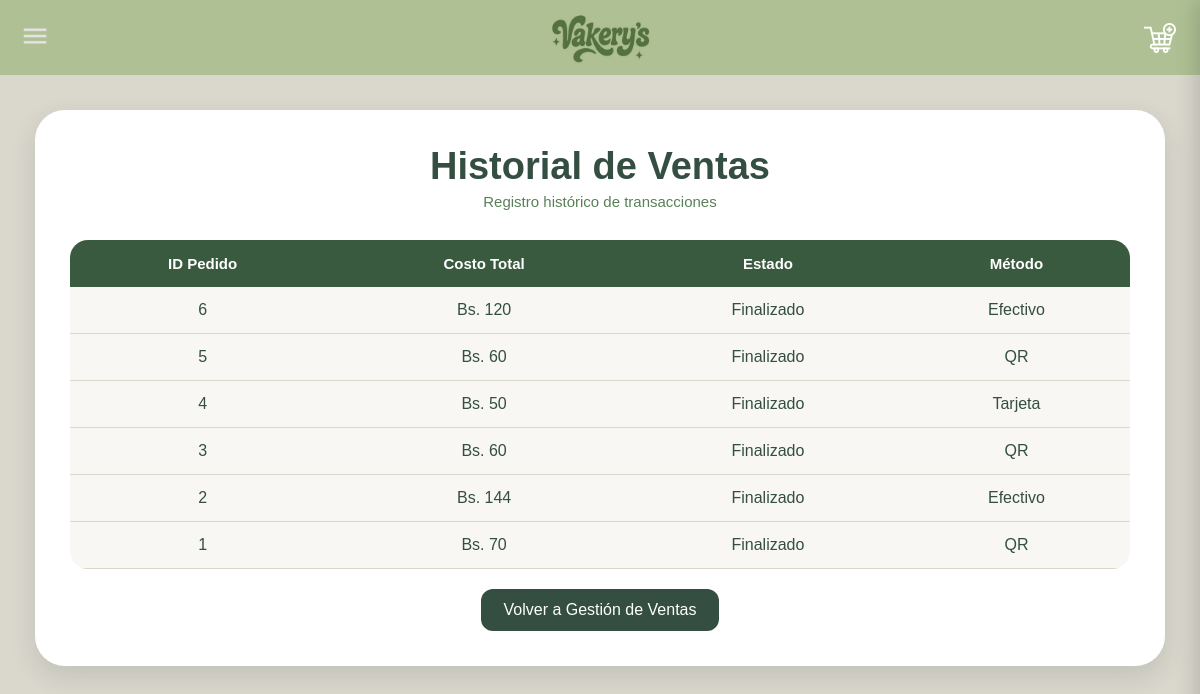
/ventas/historialVentas.php, run on an earlier commit of the app's database.
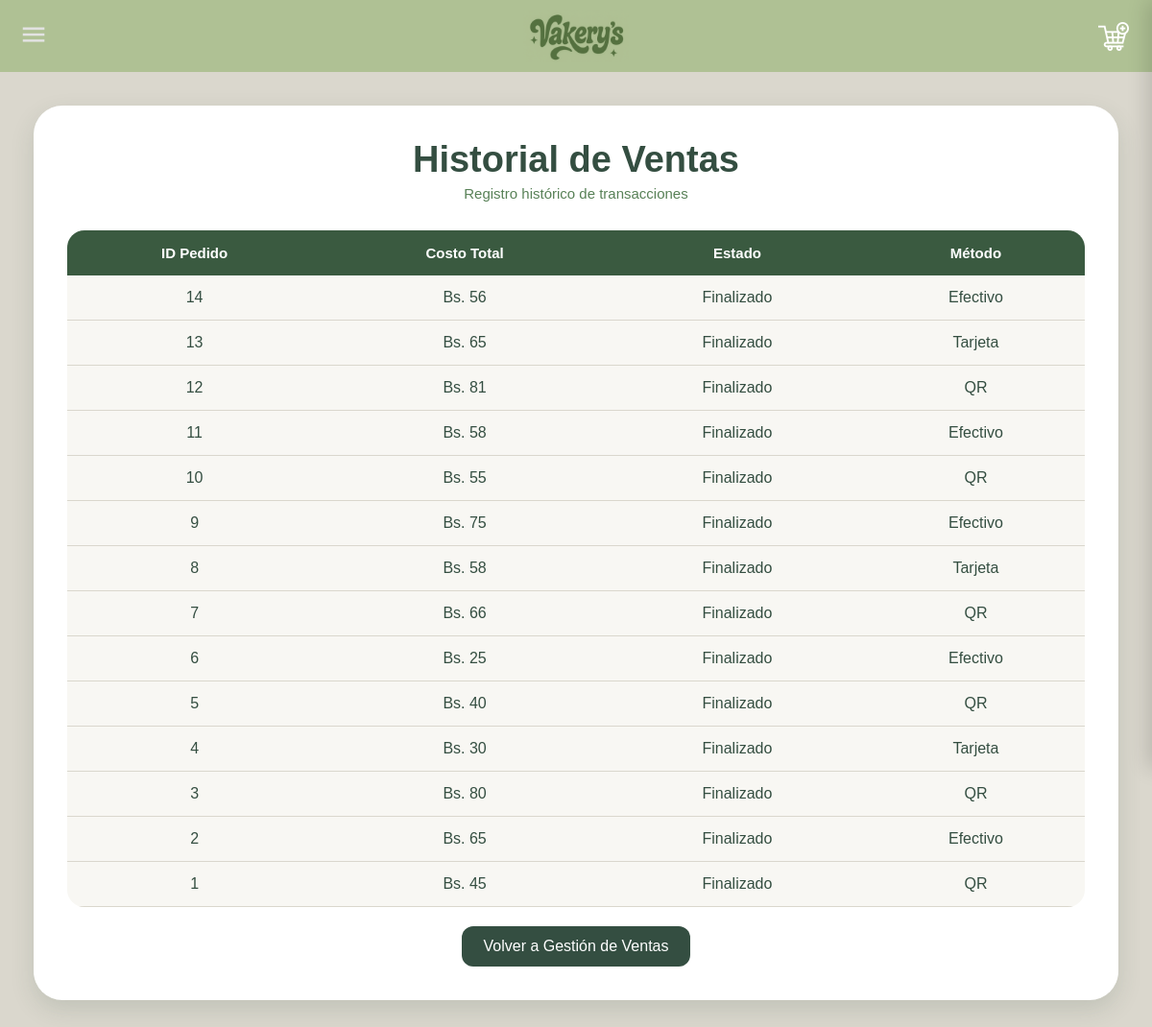
And on a later commit of the database.
### tables this page shows
CREATE TABLE IF NOT EXISTS `ventas` (
  `pedidos_id` INT NOT NULL,
  `costoTotal` INT NULL,
  `Estado` VARCHAR(45) NULL,
  `Metodo` VARCHAR(45) NULL,
  PRIMARY KEY (`pedidos_id`),
  CONSTRAINT `fk_ventas_pedidos1`
    FOREIGN KEY (`pedidos_id`)
    REFERENCES `pedidos` (`id`)
    ON DELETE NO ACTION
    ON UPDATE CASCADE
);

### ventas/historialVentas.php (the view, shortened to what this page needs)
<?php
$servername = "localhost";
$username = "root";
$password = "";
$bdname = "vakerysss";
$conn = new mysqli($servername, $username, $password, $bdname);
$sql = "SELECT * FROM ventas ORDER BY pedidos_id DESC";
?>
<!DOCTYPE html>
<html lang="es">
<head>
</head>
<body>
<div class="contenedor">
    <h1>Historial de Ventas</h1>
    <p class="subtitulo">Registro histórico de transacciones</p>
<?php
echo "<table class='tabla-estilo'>";
echo "
<tr>
    <th>ID Pedido</th>
    <th>Costo Total</th>
    <th>Estado</th>
    <th>Método</th>
</tr>
";
$resultado = $conn->query($sql);
if ($resultado && $resultado->num_rows > 0){
    while($fila = $resultado->fetch_assoc()){
        echo "<tr>";
        echo "
        <td>".$fila['pedidos_id']."</td>
        <td>Bs. ".$fila['costoTotal']."</td>
        <td>".$fila['Estado']."</td>
        <td>".$fila['Metodo']."</td>";
        echo "</tr>";
    }
}
echo "</table>";
?>
<div class="boton-centro">
    <a href="leerventa.php" class="boton">Volver a Gestión de Ventas</a>
</div>
</div>
</body>
</html>

What changed in the data, as far as the page shows it:
added ventas: pedidos_id "14", costoTotal "56", Estado "Finalizado", Metodo "Efectivo"
added ventas: pedidos_id "13", costoTotal "65", Estado "Finalizado", Metodo "Tarjeta"
added ventas: pedidos_id "12", costoTotal "81", Estado "Finalizado", Metodo "QR"
added ventas: pedidos_id "11", costoTotal "58", Estado "Finalizado", Metodo "Efectivo"
added ventas: pedidos_id "10", costoTotal "55", Estado "Finalizado", Metodo "QR"
added ventas: pedidos_id "9", costoTotal "75", Estado "Finalizado", Metodo "Efectivo"
added ventas: pedidos_id "8", costoTotal "58", Estado "Finalizado", Metodo "Tarjeta"
added ventas: pedidos_id "7", costoTotal "66", Estado "Finalizado", Metodo "QR"
changed ventas id 6: costoTotal "120" → "25"
changed ventas id 5: costoTotal "60" → "40"
changed ventas id 4: costoTotal "50" → "30"
changed ventas id 3: costoTotal "60" → "80"
changed ventas id 2: costoTotal "144" → "65"
changed ventas id 1: costoTotal "70" → "45"
